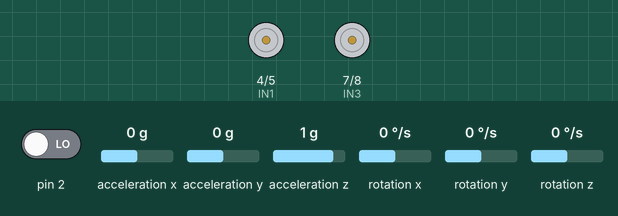
Recording of a sketch running on a simulated Arduino Uno, built with avr-gcc and run on an emulated ATmega328P. Parts: motor-driver pin pairs drawn as motors (green arrow = first pin HIGH = forward, orange = second pin HIGH = backward, longer = more drive, scaled by the enable pin). The test bench sets the inputs (shaded band); at power-on: pin 2 LOW, acceleration x 0 g, acceleration y 0 g, acceleration z 1 g, rotation x 0 °/s, rotation y 0 °/s, rotation z 0 °/s. The sensor or clock chip raises its interrupt line as the real part does; what the sketch prints to the serial monitor is not drawn.

Above: at 0.6 s.
Timing chart, 0 to 2.1 s (numbered marks = the images above):
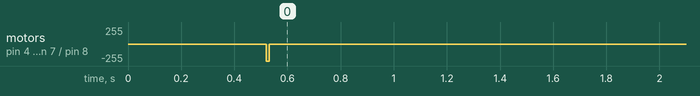

Measured:
- by itself, motor on pin 4 (IN1) / pin 5 (IN2), motor on pin 7 (IN3) / pin 8 (IN4): stopped → backward 255/255 at 0.52 s, → stopped 0.01 s later

The sketch:

self_balancing_robot.ino
```cpp
#include "I2Cdev.h"
#include <PID_v1.h>
#include "MPU6050_6Axis_MotionApps20.h"
#include <Wire.h>

// L298N motor driver pin connections
const int ENA = 3;
const int IN1 = 4;
const int IN2 = 5;
const int ENB = 6;
const int IN3 = 7;
const int IN4 = 8;

// MPU6050 interrupt pin connection
const int INT = 2;

// MPU6050 DMP Settings & Variables
MPU6050 mpu;
bool dmpReady = false;
uint8_t mpuIntStatus;
uint8_t devStatus;
uint16_t packetSize;
uint16_t fifoCount;
uint8_t fifoBuffer[64];
Quaternion q;
VectorFloat gravity;
float ypr[3];
volatile bool mpuInterrupt = false;

// PID Settings & Variables
double input, output;
double setpoint = 180;
double Kp = 25.0, Ki = 80.0, Kd = 1.2;
PID pid(&input, &output, &setpoint, Kp, Ki, Kd, DIRECT);
double fallLimit = 15;

// Interrupt Function
void dmpDataReady() {
  mpuInterrupt = true;
}

void setup() {
  Serial.begin(115200);
  Wire.begin();

  // Set motor driver pins as outputs
  pinMode(ENA, OUTPUT);
  pinMode(IN1, OUTPUT);
  pinMode(IN2, OUTPUT);
  pinMode(ENB, OUTPUT);
  pinMode(IN3, OUTPUT);
  pinMode(IN4, OUTPUT);

  // Stop motors initially
  stopMotors();

  // MPU setup
  mpu.initialize();
  devStatus = mpu.dmpInitialize();

  // Calibrate MPU6050
  mpu.setXGyroOffset(29);
  mpu.setYGyroOffset(-11);
  mpu.setZGyroOffset(35);
  mpu.setZAccelOffset(912);

  if (devStatus == 0) {
    mpu.setDMPEnabled(true);
    attachInterrupt(digitalPinToInterrupt(2), dmpDataReady, RISING);
    mpuIntStatus = mpu.getIntStatus();
    dmpReady = true;
    packetSize = mpu.dmpGetFIFOPacketSize();

    pid.SetMode(AUTOMATIC);
    pid.SetSampleTime(10);
    pid.SetOutputLimits(-255, 255);

    Serial.println("DMP ready. Balancing mode engaged.");
  } else {
    Serial.print("DMP Initialization failed (code ");
    Serial.print(devStatus);
    Serial.println(")");
  }
}

void loop() {
  // Check if DMP initialized
  if (!dmpReady) return;

  // Wait for MPU interrupt and data
  if (!mpuInterrupt && fifoCount < packetSize) return;

  mpuInterrupt = false;
  mpuIntStatus = mpu.getIntStatus();
  fifoCount = mpu.getFIFOCount();

  if ((mpuIntStatus & 0x10) || fifoCount == 1024) {
    mpu.resetFIFO();
    Serial.println("FIFO overflow!");
    return;
  }

  if (mpuIntStatus & 0x02) {
    while (fifoCount < packetSize) fifoCount = mpu.getFIFOCount();
    mpu.getFIFOBytes(fifoBuffer, packetSize);
    fifoCount -= packetSize;

    mpu.dmpGetQuaternion(&q, fifoBuffer);
    mpu.dmpGetGravity(&gravity, &q);
    mpu.dmpGetYawPitchRoll(ypr, &q, &gravity);

    input = ypr[1] * 180 / M_PI + 180;

    pid.Compute();

    Serial.print("Pitch: "); Serial.print(input);
    Serial.print(" | Output: "); Serial.println(output);

    if (abs(input - setpoint) < fallLimit) {
      if (output > 0) moveForward(constrain(abs(output), 100, 255));
      else if (output < 0) moveBackward(constrain(abs(output), 100, 255));
      else stopMotors();
    } else {
      stopMotors();
    }
  }
}

// Motor functions
void moveForward(int power) {
  analogWrite(ENA, power);
  digitalWrite(IN1, HIGH);
  digitalWrite(IN2, LOW);

  analogWrite(ENB, power);
  digitalWrite(IN3, HIGH);
  digitalWrite(IN4, LOW);
}

void moveBackward(int power) {
  analogWrite(ENA, power);
  digitalWrite(IN1, LOW);
  digitalWrite(IN2, HIGH);

  analogWrite(ENB, power);
  digitalWrite(IN3, LOW);
  digitalWrite(IN4, HIGH);
}

void stopMotors() {
  analogWrite(ENA, 0);
  digitalWrite(IN1, LOW);
  digitalWrite(IN2, LOW);

  analogWrite(ENB, 0);
  digitalWrite(IN3, LOW);
  digitalWrite(IN4, LOW);
}
```
